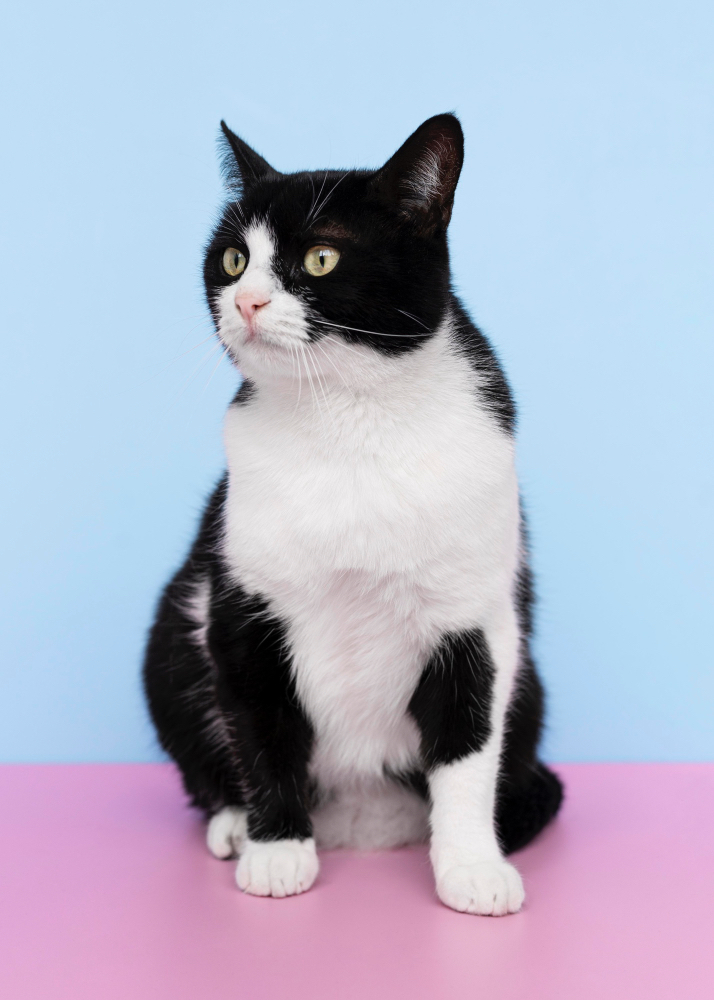
#> input picture bound/input4.png, 714 x 1000 px
$ python test.py
#> lines starting #> are read from the running program, lines starting #| are printed output that depends on the picture; after the words box and inside, x2 and y2 are one past the last pixel; in counts of white or black regions, pixels touching at a corner belong together

import cv2 as cv
import numpy as np


"""
def process_image(image_path):
    image = cv.imread(image_path)

    if image is None:
        print(f"Ошибка: не удалось открыть файл {image_path}")
        return

    gray = cv.cvtColor(image, cv.COLOR_BGR2GRAY)
    blurred = cv.GaussianBlur(gray, (7, 7), 2)

    cv.imshow("Original image", image)
    cv.imshow("Gray Image", blurred)

    cv.waitKey(0)
    cv.destroyAllWindows()

process_image("input4.png")
"""


def get_quantized_angle(grad_x, grad_y, tg):
    quantized_angle = np.zeros_like(grad_x, dtype=np.uint8)

    mask0 = ((grad_x > 0) & (grad_y < 0) & (tg < -2.414)) | ((grad_x < 0) & (grad_y < 0) & (tg > 2.414))
    quantized_angle[mask0] = 0

    mask1 = (grad_x > 0) & (grad_y < 0) & (tg >= -2.414) & (tg < -0.414)
    quantized_angle[mask1] = 1

    mask2 = ((grad_x > 0) & (grad_y < 0) & (tg >= -0.414)) | ((grad_x > 0) & (grad_y > 0) & (tg < 0.414))
    quantized_angle[mask2] = 2

    mask3 = (grad_x > 0) & (grad_y > 0) & (tg >= 0.414) & (tg < 2.414)
    quantized_angle[mask3] = 3

    mask4 = ((grad_x > 0) & (grad_y > 0) & (tg >= 2.414)) | ((grad_x < 0) & (grad_y > 0) & (tg <= -2.414))
    quantized_angle[mask4] = 4

    mask5 = (grad_x < 0) & (grad_y > 0) & (tg > -2.414) & (tg <= -0.414)
    quantized_angle[mask5] = 5

    mask6 = ((grad_x < 0) & (grad_y > 0) & (tg > -0.414)) | ((grad_x < 0) & (grad_y < 0) & (tg < 0.414))
    quantized_angle[mask6] = 6

    mask7 = (grad_x < 0) & (grad_y < 0) & (tg >= 0.414) & (tg < 2.414)
    quantized_angle[mask7] = 7

    return quantized_angle


def process_image(image_path):
#> called with image_path = 'input4.png'
    image = cv.imread(image_path)
#> image is the input picture: shape (1000, 714, 3); mean B, G, R 198.8, 178.7, 174.8

    if image is None:
        print(f"Ошибка: не удалось открыть файл {image_path}")
        return

    gray = cv.cvtColor(image, cv.COLOR_BGR2GRAY)
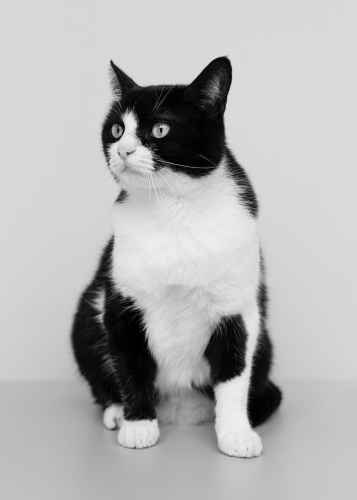
#> gray: shape (1000, 714) (shown at 1/2 size); min 0, max 241, mean 179.9
    blurred = cv.GaussianBlur(gray, (5, 5), 2)

    sobel_kernel_x = np.array([
        [-1, 0, 1],
        [-2, 0, 2],
        [-1, 0, 1]
    ], dtype=np.float64)

    sobel_kernel_y = np.array([
        [-1, -2, -1],
        [ 0,  0,  0],
        [ 1,  2,  1]
    ], dtype=np.float64)

    img = blurred.astype(np.float64)

    grad_x = np.zeros_like(img)
    grad_y = np.zeros_like(img)

    padded = np.pad(img, ((1, 1), (1, 1)), mode='reflect')

    for i in range(img.shape[0]):
        for j in range(img.shape[1]):
            region = padded[i:i+3, j:j+3]
            grad_x[i, j] = np.sum(region * sobel_kernel_x)
            grad_y[i, j] = np.sum(region * sobel_kernel_y)
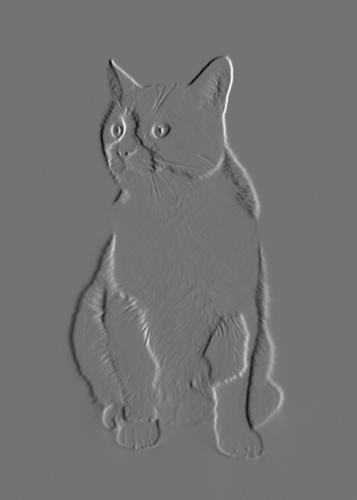
#> grad_x: shape (1000, 714) float64 (shown at 1/2 size); min -312, max 378, mean 0.1; drawn with min black and max white
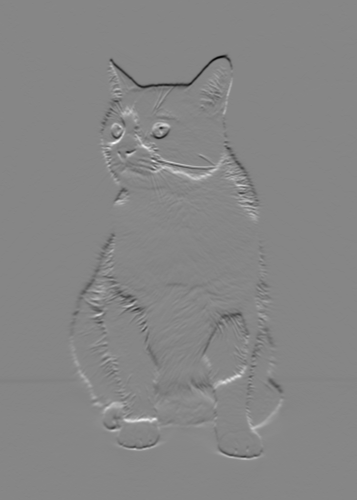
#> grad_y: shape (1000, 714) float64 (shown at 1/2 size); min -359, max 324, mean -0.2; drawn with min black and max white

    magnitude = np.sqrt(grad_x**2 + grad_y**2)

    grad_x_safe = np.where(grad_x == 0, 1e-6, grad_x)
    tg = grad_y / grad_x_safe

    quantized_angle = get_quantized_angle(grad_x, grad_y, tg)
#> in get_quantized_angle, `mask0 = ((grad_x > 0) & (grad_y < 0) & (tg < -2.414)) | ((grad_x < 0) ..`:
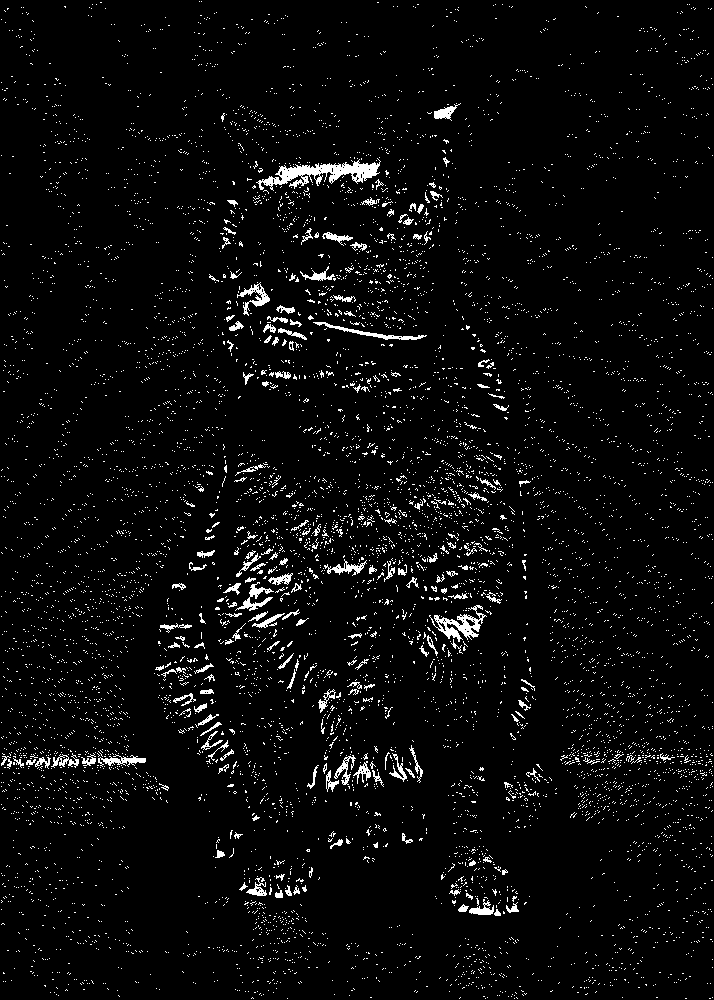
#> mask0: shape (1000, 714) bool; 4% white in thin lines or dots
#> in get_quantized_angle, `mask3 = (grad_x > 0) & (grad_y > 0) & (tg >= 0.414) & (tg < 2.414)`:
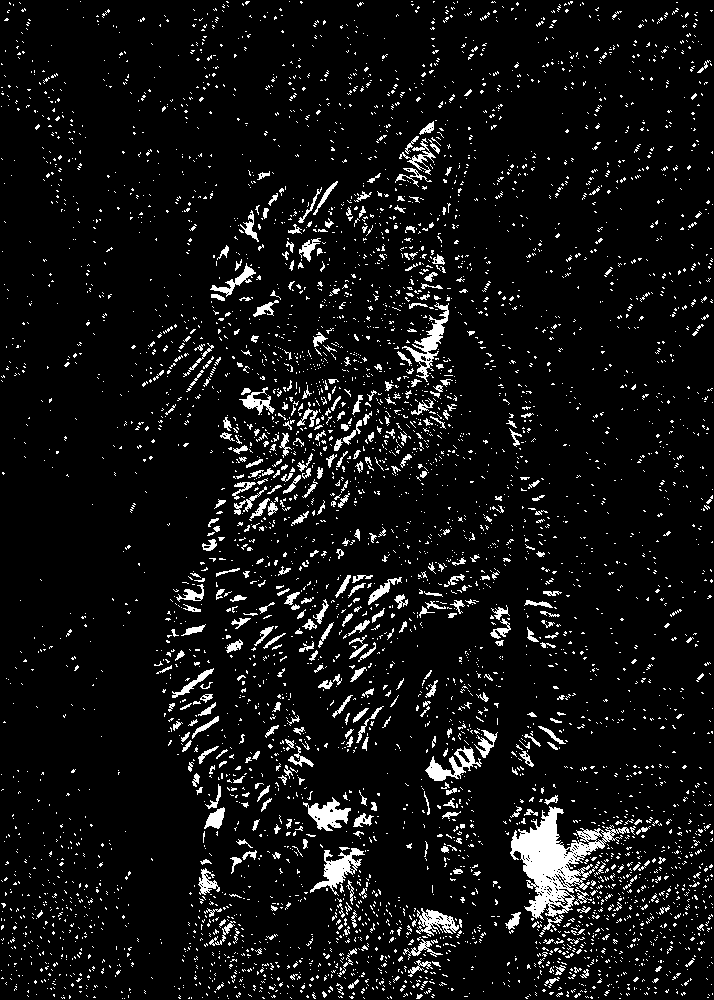
#> mask3: shape (1000, 714) bool; 7.1% white; 4889 white regions (4435 under 20 px), largest, box (x1, y1, x2, y2) and area: (510, 806, 630, 920) 4784, (402, 302, 449, 382) 911, (310, 848, 365, 896) 892
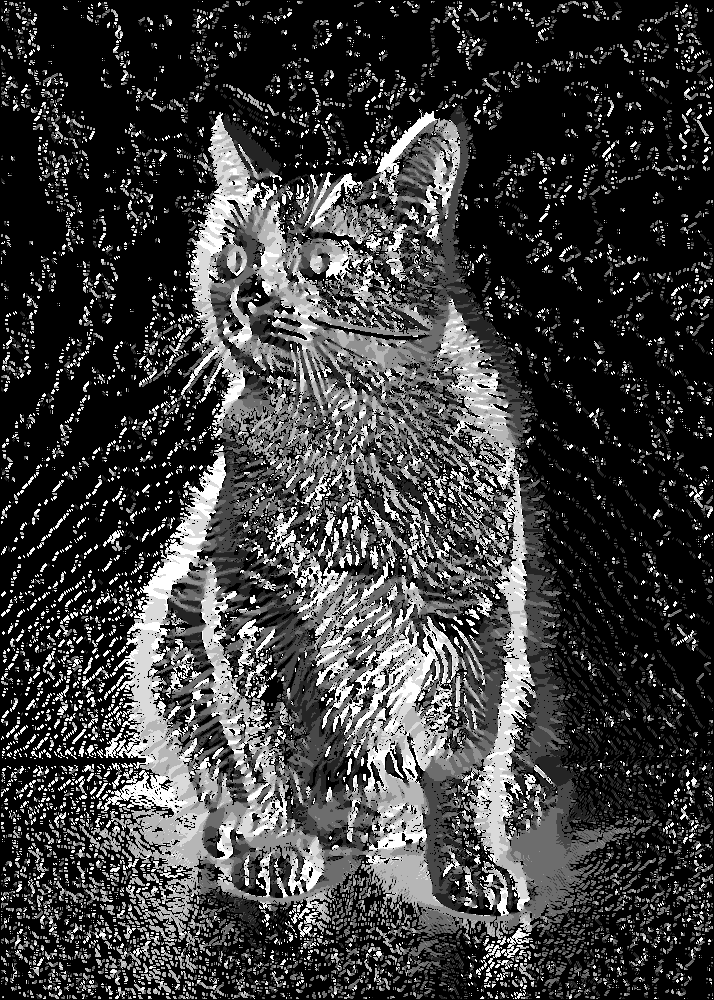
#> quantized_angle: shape (1000, 714); min 0, max 7, mean 1.71; drawn with min black and max white

    cv.imshow("Original Image", image)
    cv.imshow("Gray and Blurred", blurred)

    cv.waitKey(0)
    cv.destroyAllWindows()

    return magnitude, quantized_angle

mg, qa = process_image("input4.png")
print(f"МАТРИЦА ДЛИН ГРАДИЕНТОВ:\n{mg}\nМАТРИЦА УГЛОВ ГРАДИЕНТОВ:\n{qa}")
#> (printed output is left out)


"""
def process_image(image_path):
    image = cv.imread(image_path)

    if image is None:
        print(f"Ошибка: не удалось открыть файл {image_path}")
        return

    gray = cv.cvtColor(image, cv.COLOR_BGR2GRAY)
    blurred = cv.GaussianBlur(gray, (3, 3), 2)

    sobel_kernel_x = np.array([
        [-1, 0, 1],
        [-2, 0, 2],
        [-1, 0, 1]
    ], dtype=np.float64)

    sobel_kernel_y = np.array([
        [-1, -2, -1],
        [ 0,  0,  0],
        [ 1,  2,  1]
    ], dtype=np.float64)

    img = blurred.astype(np.float64)

    grad_x = np.zeros_like(img)
    grad_y = np.zeros_like(img)

    padded = np.pad(img, ((1, 1), (1, 1)), mode='reflect')

    for i in range(img.shape[0]):
        for j in range(img.shape[1]):
            region = padded[i:i+3, j:j+3]
            grad_x[i, j] = np.sum(region * sobel_kernel_x)
            grad_y[i, j] = np.sum(region * sobel_kernel_y)

    magnitude = np.sqrt(grad_x**2 + grad_y**2)

    grad_x_safe = np.where(grad_x == 0, 1e-6, grad_x)
    tg = grad_y / grad_x_safe

    quantized_angle = get_quantized_angle(grad_x, grad_y, tg)

    nms = np.zeros_like(magnitude, dtype=np.uint8)
    rows, cols = magnitude.shape

    for i in range(1, rows - 1):
        for j in range(1, cols - 1):
            direction = quantized_angle[i, j]
            mag = magnitude[i, j]

            if direction in [0, 4]:
                neighbors = [magnitude[i, j - 1], magnitude[i, j + 1]]
            elif direction in [1, 5]:
                neighbors = [magnitude[i - 1, j + 1], magnitude[i + 1, j - 1]]
            elif direction in [2, 6]:
                neighbors = [magnitude[i - 1, j], magnitude[i + 1, j]]
            else:
                neighbors = [magnitude[i - 1, j - 1], magnitude[i + 1, j + 1]]

            if mag > max(neighbors):
                nms[i, j] = 255
            else:
                nms[i, j] = 0

    cv.imshow("Original Image", image)
    cv.imshow("Gray and Blurred", blurred)
    cv.imshow("Non-Maximum Suppression", nms)

    cv.waitKey(0)
    cv.destroyAllWindows()

process_image("input4.png")
"""

$ run again, with bound/input3.png copied over bound/input4.png
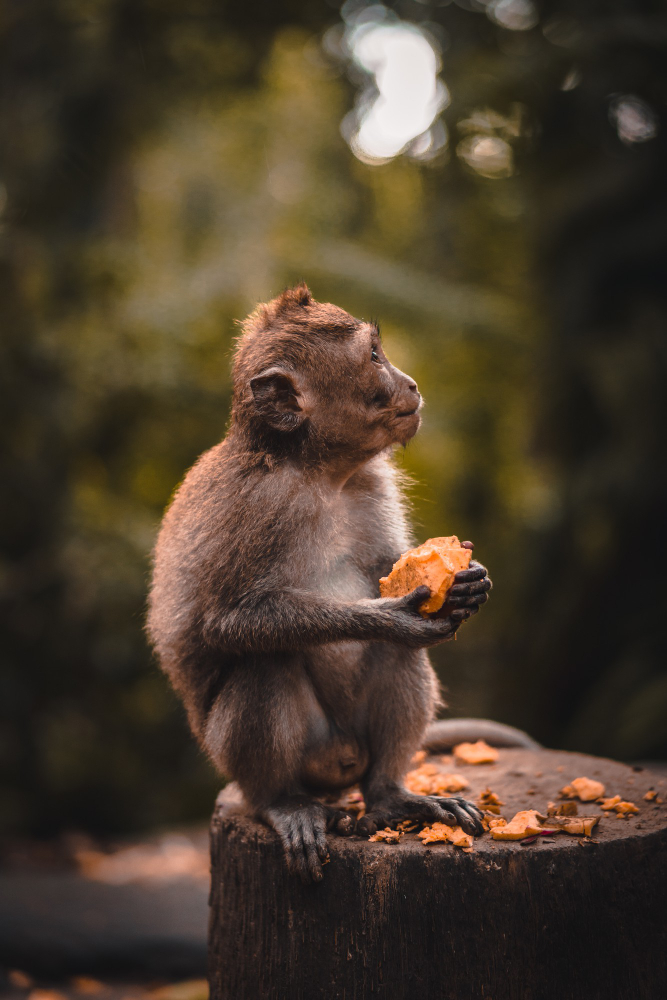
#> input picture bound/input3.png, 667 x 1000 px
#> in process_image, image is the input picture: shape (1000, 667, 3); mean B, G, R 44.3, 59.8, 73.2
#> in get_quantized_angle, `mask0 = ((grad_x > 0) & (grad_y < 0) & (tg < -2.414)) | ((grad_x < 0) ..`:
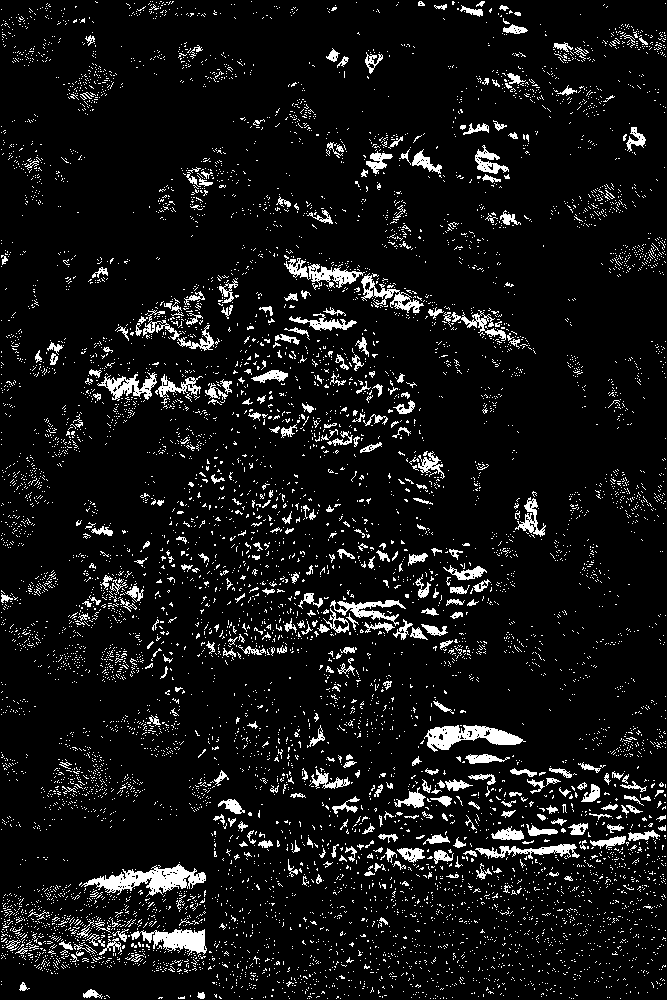
#> mask0: shape (1000, 667) bool; 7.8% white in thin lines or dots
#> mask1: shape (1000, 667) bool; 11% white; 4262 white regions (3670 under 20 px), largest, box (x1, y1, x2, y2) and area: (63, 868, 206, 936) 3824, (9, 327, 95, 378) 1625, (574, 357, 622, 429) 1407
#> mask2: shape (1000, 667) bool; 7.3% white in thin lines or dots
#> mask3: shape (1000, 667) bool; 11.4% white; 4128 white regions (3595 under 20 px), largest, box (x1, y1, x2, y2) and area: (91, 64, 212, 173) 4514, (72, 171, 164, 258) 2693, (557, 637, 639, 747) 2050
#> mask4: shape (1000, 667) bool; 7.5% white; 7967 white regions (7638 under 20 px), largest, box (x1, y1, x2, y2) and area: (65, 970, 209, 999) 1854, (538, 745, 666, 782) 1433, (356, 1, 427, 44) 1241
#> mask5: shape (1000, 667) bool; 11% white; 4573 white regions (3980 under 20 px), largest, box (x1, y1, x2, y2) and area: (349, 243, 462, 297) 1771, (516, 442, 581, 491) 1684, (500, 153, 557, 213) 1498
#> mask6: shape (1000, 667) bool; 8% white in thin lines or dots
#> mask7: shape (1000, 667) bool; 12.9% white; 4494 white regions (3804 under 20 px), largest, box (x1, y1, x2, y2) and area: (512, 159, 664, 259) 3828, (507, 493, 572, 563) 1683, (72, 386, 117, 451) 1543
#> in process_image, `quantized_angle = get_quantized_angle(grad_x, grad_y, tg)`:
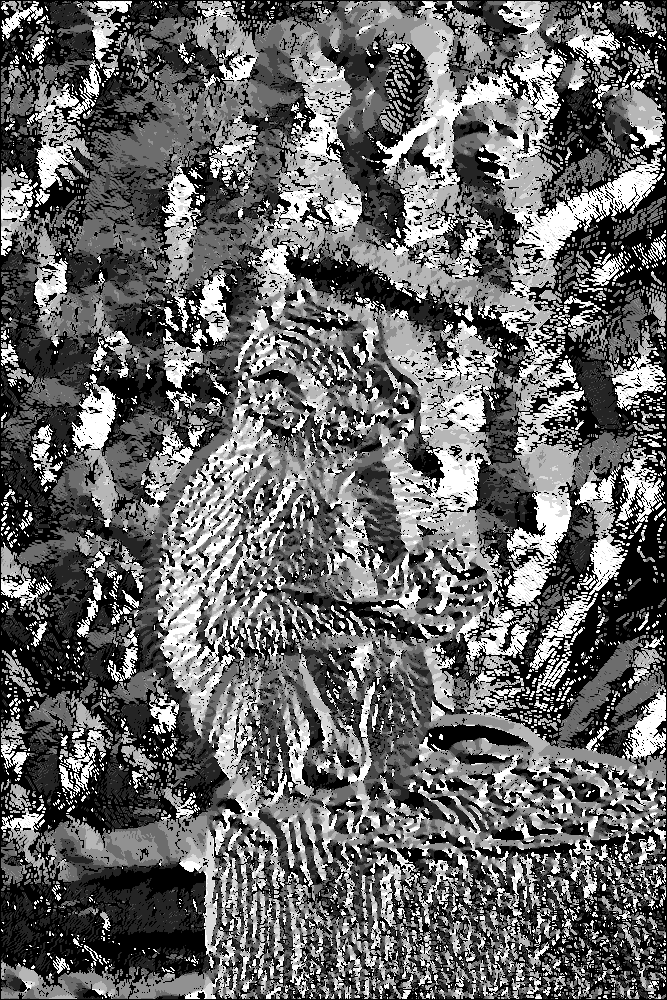
#> quantized_angle: shape (1000, 667); min 0, max 7, mean 2.82; drawn with min black and max white
#> (printed output is left out)
